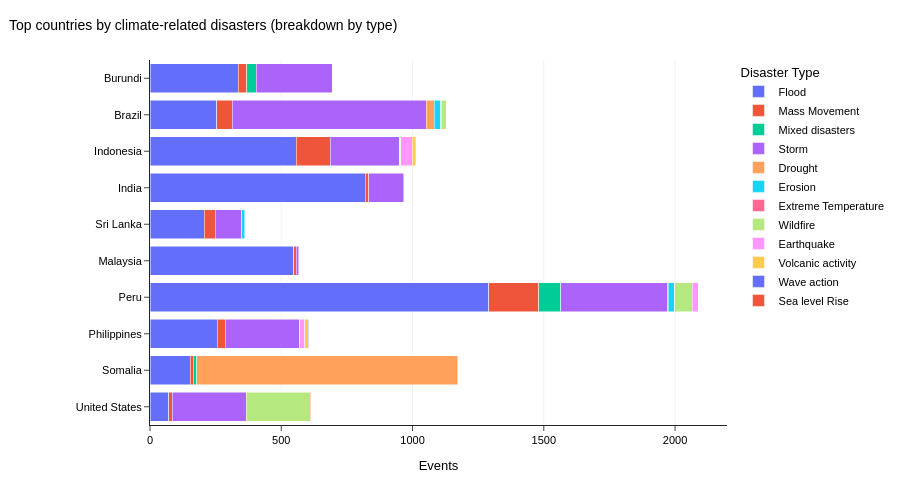

The code cell stored with this chart in its notebook:
### Code cell
import numpy as np
import plotly.express as px
import plotly.graph_objects as go
import pycountry # You may need to: pip install pycountry

def plot_iso3_distribution_nature(df):
    # 1. Aggregate data
    iso3_counts = df["iso3"].value_counts().reset_index()
    iso3_counts.columns = ["iso3", "count"]
    iso3_counts["log_count"] = np.log1p(iso3_counts["count"])
    
    # 2. Map ISO3 to Country Names
    def get_country_name(code):
        try:
            return pycountry.countries.get(alpha_3=code).name
        except:
            return code # Fallback to code if not found

    iso3_counts["country_name"] = iso3_counts["iso3"].apply(get_country_name)
    
    # 3. Get type distribution for each country
    type_by_iso3 = df.groupby("iso3")["type"].value_counts().reset_index(name="type_count")
    # Get most common type for each country
    most_common_type = type_by_iso3.loc[type_by_iso3.groupby("iso3")["type_count"].idxmax()]
    most_common_type = most_common_type.rename(columns={"type": "dominant_type"})
    iso3_counts = iso3_counts.merge(most_common_type[["iso3", "dominant_type"]], on="iso3", how="left")
    
    # Get top 10 for the bar chart
    top_10 = iso3_counts.nlargest(10, "count").sort_values("count")

    # --- Figure 1: Choropleth with type information in hover ---
    fig_map = px.choropleth(
        iso3_counts,
        locations="iso3",
        color="log_count",
        hover_name="country_name",
        hover_data={"count": True, "log_count": False, "iso3": False, "dominant_type": True},
        color_continuous_scale="Greys",
    )

    fig_map.update_geos(
        projection_type="natural earth",
        showframe=False,
        showcoastlines=False,
        showland=True,
        landcolor="rgb(240,240,240)",
        bgcolor="white"
    )

    fig_map.update_layout(
        template="simple_white",
        height=560,
        width=1000,
        margin=dict(l=10, r=10, t=60, b=10),
        font=dict(family="Arial", size=11, color="black"),
        title=dict(
            text="Climate-related disaster concentration by country<br><sup>Global distribution (colored by dominant disaster type)</sup>",
            x=0.01,
            xanchor="left",
            font=dict(size=14)
        ),
        coloraxis_colorbar=dict(
            title="Log events",
            thickness=10,
            len=0.6,
            outlinewidth=0
        ),
    )

    fig_map.write_image("distribution_map.pdf", engine="kaleido")
    fig_map.show()

    # --- Figure 2: Stacked bar chart showing type breakdown for top 10 ---
    # Get type breakdown for top 10 countries
    top_10_iso3s = top_10["iso3"].tolist()
    df_top10 = df[df["iso3"].isin(top_10_iso3s)]
    
    # Create breakdown by type for each country
    type_breakdown = df_top10.groupby(["iso3", "type"]).size().reset_index(name="count")
    type_breakdown = type_breakdown.merge(top_10[["iso3", "country_name"]], on="iso3")
    
    # Create stacked bar chart
    fig_bar = px.bar(
        type_breakdown,
        y="country_name",
        x="count",
        color="type",
        orientation="h",
        barmode="stack",
        hover_data={"count": True, "type": True, "country_name": False}
    )

    fig_bar.update_layout(
        template="simple_white",
        height=480,
        width=900,
        margin=dict(l=150, r=10, t=60, b=20),
        font=dict(family="Arial", size=11, color="black"),
        title=dict(
            text="Top countries by climate-related disasters",
            x=0.01,
            xanchor="left",
            font=dict(size=14)
        ),
        xaxis=dict(
            title="Events",
            showgrid=True,
            gridcolor="rgba(0,0,0,0.05)",
            zeroline=False
        ),
        yaxis=dict(
            title="",
            showgrid=False,
            autorange="reversed"
        ),
        legend=dict(
            title="Disaster Type",
            x=1.02,
            y=1,
            xanchor="left",
            yanchor="top"
        ),
        hovermode="x unified"
    )

    fig_bar.write_image("top_10_bar.pdf", engine="kaleido")
    fig_bar.show()

    # --- Summary ---
    share = top_10["count"].sum() / iso3_counts["count"].sum() * 100
    print(f"Top 10 countries account for {share:.1f}% of events")
    print(", ".join(top_10["country_name"].tolist()))
    print("\nDominant disaster types by country:")
    for _, row in top_10.iterrows():
        print(f"  {row['country_name']:25} - {row['dominant_type']}")

plot_iso3_distribution_nature(df)

### Figure 1 — Plotly figure (JSON) as saved in the notebook; plotly's stock layout.template omitted (floating-point values rounded to 4 significant figures)
{"data": [{"customdata": [["Flood"], ["Flood"], ["Flood"], ["Flood"], ["Flood"], ["Flood"], ["Flood"], ["Flood"], ["Flood"], ["Flood"]], "hovertemplate": "type=%{customdata[0]}<br>count=%{x}<extra></extra>", "legendgroup": "Flood", "marker": {"color": "#636efa", "pattern": {"shape": ""}}, "name": "Flood", "orientation": "h", "showlegend": true, "textposition": "auto", "type": "bar", "x": [337, 255, 557, 820, 206, 548, 1290, 257, 154, 72], "xaxis": "x", "y": ["Burundi", "Brazil", "Indonesia", "India", "Sri Lanka", "Malaysia", "Peru", "Philippines", "Somalia", "United States"], "yaxis": "y"}, {"customdata": [["Mass Movement"], ["Mass Movement"], ["Mass Movement"], ["Mass Movement"], ["Mass Movement"], ["Mass Movement"], ["Mass Movement"], ["Mass Movement"], ["Mass Movement"], ["Mass Movement"]], "hovertemplate": "type=%{customdata[0]}<br>count=%{x}<extra></extra>", "legendgroup": "Mass Movement", "marker": {"color": "#EF553B", "pattern": {"shape": ""}}, "name": "Mass Movement", "orientation": "h", "showlegend": true, "textposition": "auto", "type": "bar", "x": [31, 58, 129, 13, 43, 10, 191, 29, 11, 12], "xaxis": "x", "y": ["Burundi", "Brazil", "Indonesia", "India", "Sri Lanka", "Malaysia", "Peru", "Philippines", "Somalia", "United States"], "yaxis": "y"}, {"customdata": [["Mixed disasters"], ["Mixed disasters"], ["Mixed disasters"]], "hovertemplate": "type=%{customdata[0]}<br>count=%{x}<extra></extra>", "legendgroup": "Mixed disasters", "marker": {"color": "#00cc96", "pattern": {"shape": ""}}, "name": "Mixed disasters", "orientation": "h", "showlegend": true, "textposition": "auto", "type": "bar", "x": [36, 84, 14], "xaxis": "x", "y": ["Burundi", "Peru", "Somalia"], "yaxis": "y"}, {"customdata": [["Storm"], ["Storm"], ["Storm"], ["Storm"], ["Storm"], ["Storm"], ["Storm"], ["Storm"], ["Storm"]], "hovertemplate": "type=%{customdata[0]}<br>count=%{x}<extra></extra>", "legendgroup": "Storm", "marker": {"color": "#ab63fa", "pattern": {"shape": ""}}, "name": "Storm", "orientation": "h", "showlegend": true, "textposition": "auto", "type": "bar", "x": [290, 740, 263, 134, 101, 8, 407, 282, 282], "xaxis": "x", "y": ["Burundi", "Brazil", "Indonesia", "India", "Sri Lanka", "Malaysia", "Peru", "Philippines", "United States"], "yaxis": "y"}, {"customdata": [["Drought"], ["Drought"], ["Drought"], ["Drought"]], "hovertemplate": "type=%{customdata[0]}<br>count=%{x}<extra></extra>", "legendgroup": "Drought", "marker": {"color": "#FFA15A", "pattern": {"shape": ""}}, "name": "Drought", "orientation": "h", "showlegend": true, "textposition": "auto", "type": "bar", "x": [29, 2, 2, 994], "xaxis": "x", "y": ["Brazil", "Indonesia", "Peru", "Somalia"], "yaxis": "y"}, {"customdata": [["Erosion"], ["Erosion"], ["Erosion"], ["Erosion"], ["Erosion"]], "hovertemplate": "type=%{customdata[0]}<br>count=%{x}<extra></extra>", "legendgroup": "Erosion", "marker": {"color": "#19d3f3", "pattern": {"shape": ""}}, "name": "Erosion", "orientation": "h", "showlegend": true, "textposition": "auto", "type": "bar", "x": [26, 1, 10, 24, 2], "xaxis": "x", "y": ["Brazil", "Indonesia", "Sri Lanka", "Peru", "Philippines"], "yaxis": "y"}, {"customdata": [["Extreme Temperature"], ["Extreme Temperature"], ["Extreme Temperature"]], "hovertemplate": "type=%{customdata[0]}<br>count=%{x}<extra></extra>", "legendgroup": "Extreme Temperature", "marker": {"color": "#FF6692", "pattern": {"shape": ""}}, "name": "Extreme Temperature", "orientation": "h", "showlegend": true, "textposition": "auto", "type": "bar", "x": [2, 1, 1], "xaxis": "x", "y": ["Brazil", "Peru", "United States"], "yaxis": "y"}, {"customdata": [["Wildfire"], ["Wildfire"], ["Wildfire"], ["Wildfire"]], "hovertemplate": "type=%{customdata[0]}<br>count=%{x}<extra></extra>", "legendgroup": "Wildfire", "marker": {"color": "#B6E880", "pattern": {"shape": ""}}, "name": "Wildfire", "orientation": "h", "showlegend": true, "textposition": "auto", "type": "bar", "x": [18, 4, 66, 243], "xaxis": "x", "y": ["Brazil", "Indonesia", "Peru", "United States"], "yaxis": "y"}, {"customdata": [["Earthquake"], ["Earthquake"], ["Earthquake"], ["Earthquake"]], "hovertemplate": "type=%{customdata[0]}<br>count=%{x}<extra></extra>", "legendgroup": "Earthquake", "marker": {"color": "#FF97FF", "pattern": {"shape": ""}}, "name": "Earthquake", "orientation": "h", "showlegend": true, "textposition": "auto", "type": "bar", "x": [42, 23, 20, 1], "xaxis": "x", "y": ["Indonesia", "Peru", "Philippines", "United States"], "yaxis": "y"}, {"customdata": [["Volcanic activity"], ["Volcanic activity"]], "hovertemplate": "type=%{customdata[0]}<br>count=%{x}<extra></extra>", "legendgroup": "Volcanic activity", "marker": {"color": "#FECB52", "pattern": {"shape": ""}}, "name": "Volcanic activity", "orientation": "h", "showlegend": true, "textposition": "auto", "type": "bar", "x": [12, 12], "xaxis": "x", "y": ["Indonesia", "Philippines"], "yaxis": "y"}, {"customdata": [["Wave action"], ["Wave action"]], "hovertemplate": "type=%{customdata[0]}<br>count=%{x}<extra></extra>", "legendgroup": "Wave action", "marker": {"color": "#636efa", "pattern": {"shape": ""}}, "name": "Wave action", "orientation": "h", "showlegend": true, "textposition": "auto", "type": "bar", "x": [3, 2], "xaxis": "x", "y": ["Indonesia", "Philippines"], "yaxis": "y"}, {"customdata": [["Sea level Rise"]], "hovertemplate": "type=%{customdata[0]}<br>count=%{x}<extra></extra>", "legendgroup": "Sea level Rise", "marker": {"color": "#EF553B", "pattern": {"shape": ""}}, "name": "Sea level Rise", "orientation": "h", "showlegend": true, "textposition": "auto", "type": "bar", "x": [1], "xaxis": "x", "y": ["United States"], "yaxis": "y"}], "layout": {"barmode": "stack", "font": {"color": "black", "family": "Arial", "size": 11}, "height": 480, "hovermode": "x unified", "legend": {"title": {"text": "Disaster Type"}, "tracegroupgap": 0, "x": 1.02, "xanchor": "left", "y": 1, "yanchor": "top"}, "margin": {"b": 20, "l": 150, "r": 10, "t": 60}, "title": {"font": {"size": 14}, "text": "Top countries by climate-related disasters (breakdown by type)", "x": 0.01, "xanchor": "left"}, "width": 900, "xaxis": {"anchor": "y", "domain": [0, 1], "gridcolor": "rgba(0,0,0,0.05)", "showgrid": true, "title": {"text": "Events"}, "zeroline": false}, "yaxis": {"anchor": "x", "autorange": "reversed", "domain": [0, 1], "showgrid": false, "title": {"text": ""}}}}
